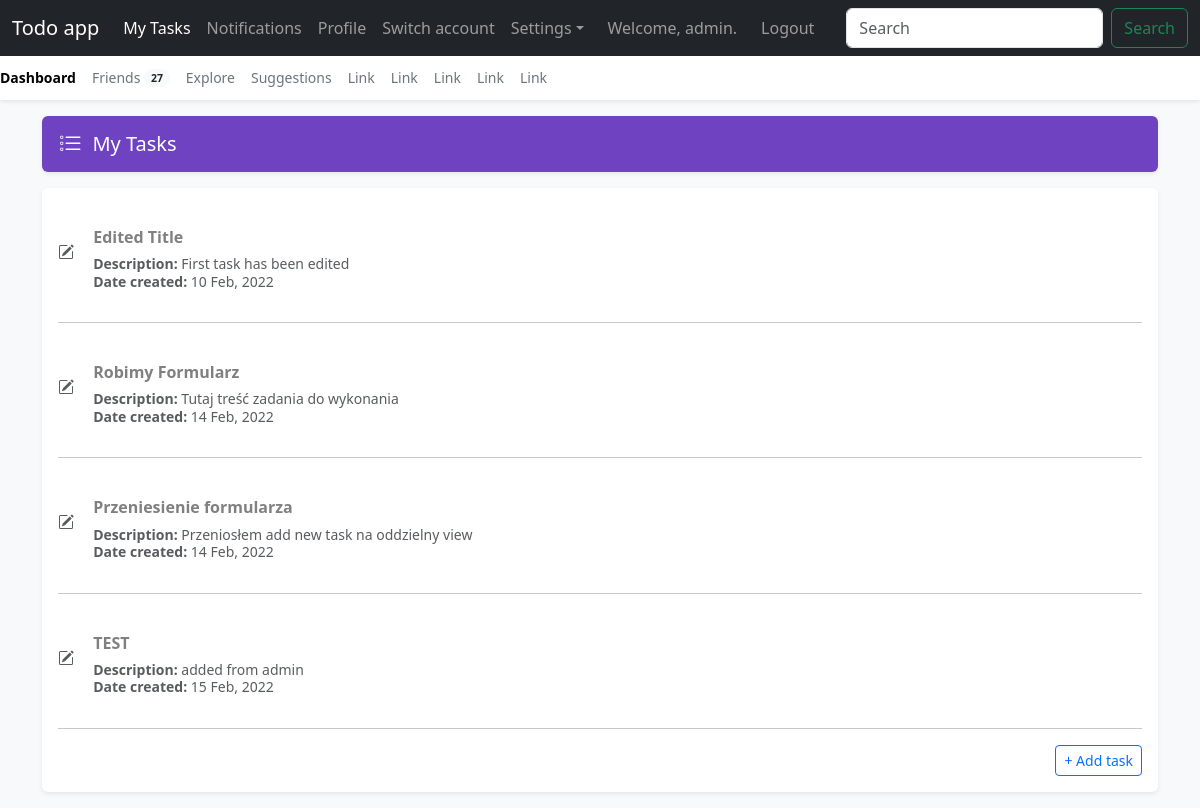
Page /tasks/ (signed in) on the earlier database version.
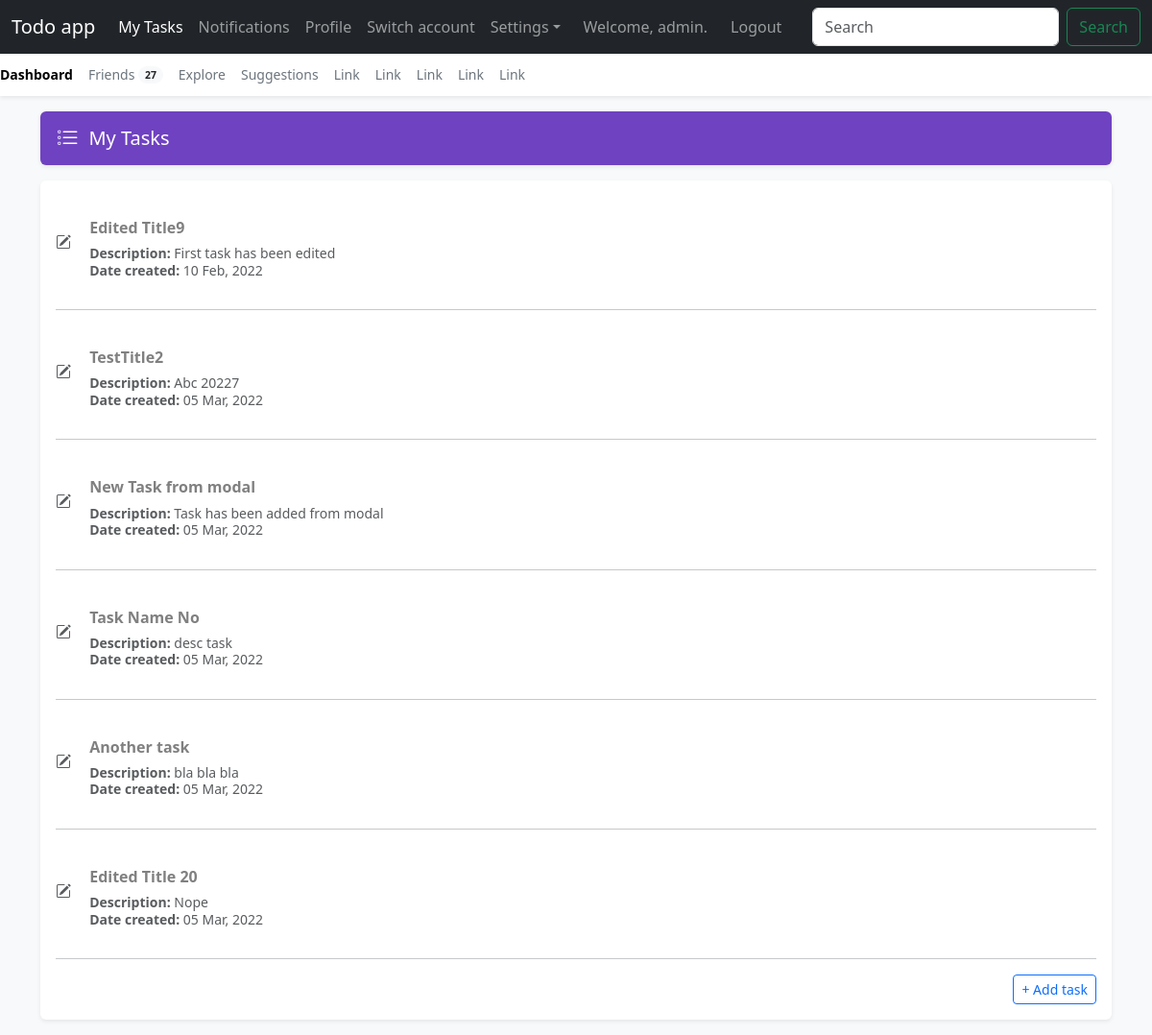
Same page on the later database version.
### todo_apps/models.py (models this page shows, shortened)
class Task(models.Model):
    text_title = models.CharField(max_length=200)
    text_desc = models.TextField(max_length=10000, default='')
    date_added = models.DateTimeField(auto_now_add=True)
    owner = models.ForeignKey(User, on_delete=models.CASCADE)

### todo_apps/views.py (the view)
# urls.py: path('tasks/', views.tasks, name='tasks'),
@login_required
def tasks(request):
    tasks = Task.objects.filter(owner=request.user).order_by('date_added')
    if request.method != 'POST':
        form = TaskForm()
    else:
        form = TaskForm(request.POST)
        if form.is_valid():
            form.save()
            return redirect('todo_apps:tasks')
    context = {'tasks': tasks}
    return render(request, 'todo_apps/tasks.html', context)

### todo_apps/templates/todo_apps/tasks.html (shortened to what this page needs)
{% extends "todo_apps/base.html" %}
{% block content %}
<main class="container">
    <div class="d-flex align-items-center p-3 my-3 text-white bg-purple rounded shadow-sm">
        <div class="lh-1">
            <h1 class="h5 mb-0 text-white lh-1">My Tasks</h1>
        </div>
    </div>
    <div class="my-3 p-3 bg-body rounded shadow-sm">
        {% for task in tasks %}
            <div class="d-flex text-muted pt-4">
            <p class="pb-3 mb-0 small lh-sm" hx-trigger="click" hx-get="{% url 'todo_apps:edit_task' task.id %}" hx-target="#dialog">
                <a class="myBtn d-block text-decoration-none task-item h6"><strong>{{ task.text_title }}</strong></a>
                <strong>Description:</strong> {{ task.text_desc }}<br/>
                <strong>Date created:</strong> {{ task.date_added | date:'d M, Y' }}
            </p>
            </div>
            <hr style="background-color: #dee2e6 1px solid">
        {% empty %}
            <p>No tasks added!</p>
        {% endfor %}
        <div class="d-block text-end mt-3">
            <button class="myBtn btn btn-outline-primary btn-sm" hx-get="{% url 'todo_apps:new_task' %}" hx-target="#dialog">+ Add task</a></button>
        </div>
    </div>
    </main>
{% endblock content %}

### todo_apps/templates/todo_apps/base.html (shortened to what this page needs)
{% load bootstrap5 %}
<!doctype html>
<html lang="en">
  <head>
    {% bootstrap_css %}
  </head>
  <body class="bg-light">
        <nav class="navbar navbar-expand-lg fixed-top navbar-dark bg-dark" aria-label="Main navigation">
        <div class="container-fluid">
            <a class="navbar-brand" href="{% url 'todo_apps:index' %}">Todo app</a>
            <div class="navbar-collapse offcanvas-collapse" id="navbarsExampleDefault">
            <ul class="navbar-nav me-auto mb-2 mb-lg-0">
                <li class="nav-item">
                <a class="nav-link active" aria-current="page" href="{% url 'todo_apps:tasks' %}">My Tasks</a>
                </li>
                <li class="nav-item">
                <a class="nav-link" href="#">Notifications</a>
                </li>
                <li class="nav-item">
                <a class="nav-link" href="#">Profile</a>
                </li>
                <li class="nav-item">
                <a class="nav-link" href="#">Switch account</a>
                </li>
                <li class="nav-item dropdown">
                <a class="nav-link dropdown-toggle" href="#" id="dropdown01" data-bs-toggle="dropdown" aria-expanded="false">Settings</a>
                </li>
            </ul>
            <ul class="navbar-nav me-0 mb-5 mb-lg-0">
            {% if user.is_authenticated %}
            <li class="nav-item me-2">
            <a class="nav-link">Welcome, {{ user.username }}.</a>
            </li>
            <li class="nav-item me-4">
                <a class="nav-link" href="{% url 'users:logout' %}">Logout</a>
            </li>
            {% endif %}
            <form class="d-flex">
                <input class="form-control me-2" type="search" placeholder="Search" aria-label="Search">
                <button class="btn btn-outline-success" type="submit">Search</button>
            </form>
            </div>
        </div>
        </nav>
        <div class="nav-scroller bg-body shadow-sm">
        <nav class="nav nav-underline" aria-label="Secondary navigation">
            <a class="nav-link active" aria-current="page" href="#">Dashboard</a>
            <a class="nav-link" href="#">
            Friends
            <span class="badge bg-light text-dark rounded-pill align-text-bottom">27</span>
            </a>
            <a class="nav-link" href="#">Explore</a>
            <a class="nav-link" href="#">Suggestions</a>
            <a class="nav-link" href="#">Link</a>
            <a class="nav-link" href="#">Link</a>
            <a class="nav-link" href="#">Link</a>
            <a class="nav-link" href="#">Link</a>
            <a class="nav-link" href="#">Link</a>
        </nav>
        </div>
{% block content %} {% endblock content %}
  </body>
</html>

### todo_apps/templates/todo_apps/base.html (style rules this page uses)
html, body { overflow-x: hidden; }
body { padding-top: 56px; }
.nav-scroller { position: relative; z-index: 2; height: 2.75rem; overflow-y: hidden; }
.nav-scroller .nav { display: flex; flex-wrap: nowrap; padding-bottom: 1rem; margin-top: -1px; overflow-x: auto; color: rgba(255, 255, 255, .75); text-align: center; white-space: nowrap; -webkit-overflow-scrolling: touch; }
.nav-underline .nav-link { padding-top: .75rem; padding-bottom: .75rem; font-size: .875rem; color: #6c757d; }
.nav-underline .active { font-weight: 500; color: #343a40; }
.bg-purple { background-color: #6f42c1; }

### todo_apps/templates/todo_apps/tasks.html (style rules this page uses)
.task-item { color: gray; }

Differences in the rows shown:
removed Task: text_title "Robimy Formularz", text_desc "Tutaj treść zadania do wykonania", date_added "14 Feb, 2022"
removed Task: text_title "Przeniesienie formularza", text_desc "Przeniosłem add new task na oddzielny view", date_added "14 Feb, 2022"
removed Task: text_title "TEST", text_desc "added from admin", date_added "15 Feb, 2022"
changed Task "First task has been edited": text_title "Edited Title" → "Edited Title9"
added Task: text_title "TestTitle2", text_desc "Abc 20227", date_added "05 Mar, 2022"
added Task: text_title "New Task from modal", text_desc "Task has been added from modal", date_added "05 Mar, 2022"
added Task: text_title "Task Name No", text_desc "desc task", date_added "05 Mar, 2022"
added Task: text_title "Another task", text_desc "bla bla bla", date_added "05 Mar, 2022"
added Task: text_title "Edited Title 20", text_desc "Nope", date_added "05 Mar, 2022"
